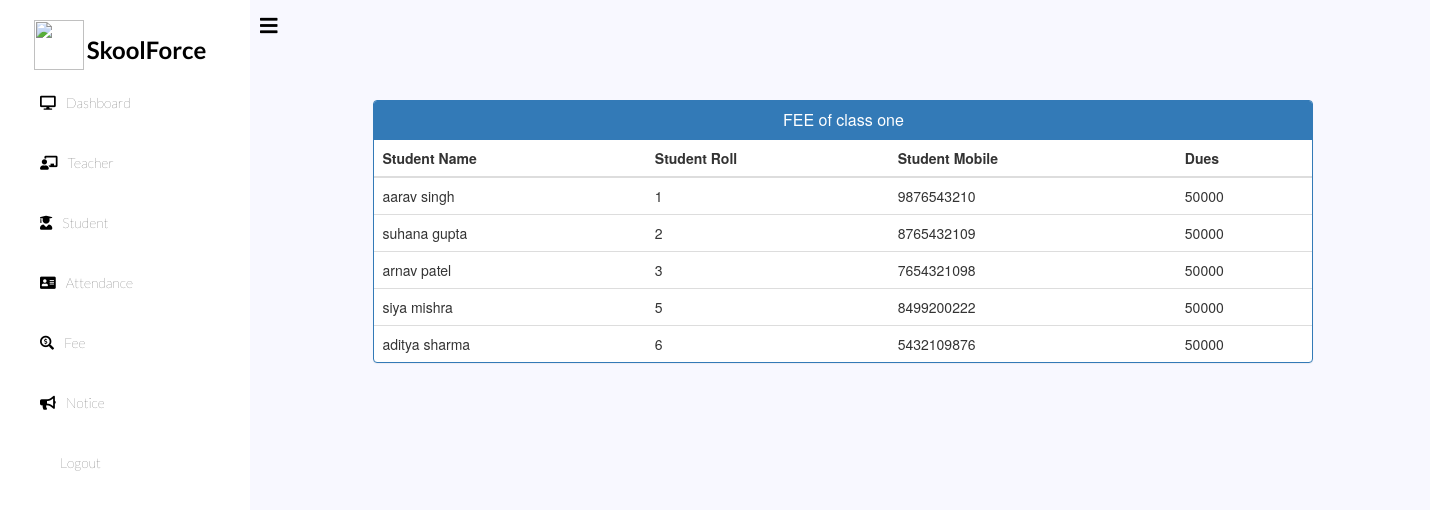
/admin-view-fee/one (signed in), run on the app's committed database.
### school/models.py (models this page shows, shortened)
class StudentExtra(models.Model):
    user=models.OneToOneField(User,on_delete=models.CASCADE)
    roll = models.CharField(max_length=10)
    mobile = models.CharField(max_length=40,null=True)
    fee=models.PositiveIntegerField(null=True)
    cl= models.CharField(max_length=10,choices=classes,default='one')
    status=models.BooleanField(default=False)
    @property
    def get_name(self):
        return self.user.first_name+" "+self.user.last_name

### school/views.py (the view)
# urls.py: path('admin-view-fee/<str:cl>', views.admin_view_fee_view,name='admin-view-fee'),
@login_required(login_url='adminlogin')
@user_passes_test(is_admin)
def admin_view_fee_view(request,cl):
    feedetails=models.StudentExtra.objects.all().filter(cl=cl)
    return render(request,'school/admin_view_fee.html',{'feedetails':feedetails,'cl':cl})

### school/views.py (called while the page is built)
def is_admin(user):
    return user.groups.filter(name='ADMIN').exists()

### templates/school/admin_view_fee.html (shortened to what this page needs)
{% extends 'school/adminbase.html' %}
{% block content %}
<head>
  <link href="//netdna.bootstrapcdn.com/bootstrap/3.0.0/css/bootstrap.min.css" rel="stylesheet" id="bootstrap-css">
</head>
<div class="container">
  <div class="row">
    <div class="panel panel-primary">
      <div class="panel-heading">
        <h6 class="panel-title">FEE of class {{cl}} </h6>
      </div>
      <table class="table table-hover" id="dev-table">
        <thead>
          <tr>
            <th>Student Name</th>
            <th>Student Roll</th>
            <th>Student Mobile</th>
            <th>Dues</th>
          </tr>
        </thead>
        {%for f in feedetails %}
        <tr>
          <td>{{f.get_name}}</td>
          <td>{{f.roll}}</td>
          <td>{{f.mobile}}</td>
          <td>{{f.fee}}</td>
        </tr>
        {%endfor%}
      </table>
    </div>
  </div>
</div>
{% endblock content %}

### templates/school/adminbase.html (style rules this page uses)
:root { --poppins: 'Poppins', sans-serif; --lato: 'Lato', sans-serif; --light: #F9F9F9; --blue: #3C91E6; --light-blue: #CFE8FF; --grey: #eee; --dark-grey: #AAAAAA; --dark: #342E37; --red: #DB504A; --yellow: #FFCE26; --light-yellow: #FFF2C6; --orange: #FD7238; --light-orange: #FFE0D3; }
body { margin: 0; padding: 0; }

### templates/school/admin_view_fee.html (style rules this page uses)
h6 { text-align: center; }
.row { margin: 100px; }

### data on the page
StudentExtra: get_name "aarav singh", roll "1", mobile "9876543210", fee "50000"
StudentExtra: get_name "suhana gupta", roll "2", mobile "8765432109", fee "50000"
StudentExtra: get_name "arnav patel", roll "3", mobile "7654321098", fee "50000"
StudentExtra: get_name "siya mishra", roll "5", mobile "8499200222", fee "50000"
StudentExtra: get_name "aditya sharma", roll "6", mobile "5432109876", fee "50000"

### other printed values
{{ cl }} "one"
